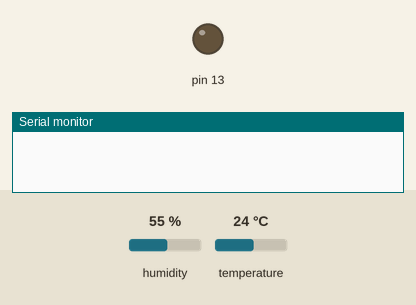
This sketch was run on a simulated Arduino Uno, built with avr-gcc and run on an emulated ATmega328P. Parts: output pins drawn as LEDs (lit = HIGH), the last lines printed to the serial monitor. The inputs (shaded band) are chosen by the test bench; at power-on: humidity 55 %, temperature 24 °C.

Above: at 0.1 s.
At 2.1 s:
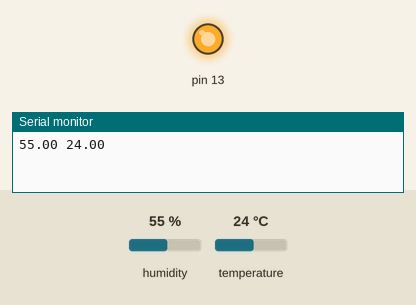
Timing chart, 0 to 3.6 s (numbered marks = the images above):
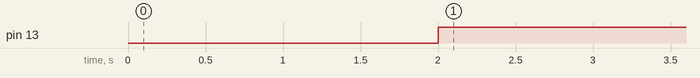

Measured:
- by itself, pin 13: LOW → HIGH at 2.0 s

The sketch:

DHTtester.ino
```cpp
// Example testing sketch for various DHT humidity/temperature sensors
// Written by ladyada, public domain

// REQUIRES the following Arduino libraries:
// - DHT Sensor Library: https://github.com/adafruit/DHT-sensor-library
// - Adafruit Unified Sensor Lib: https://github.com/adafruit/Adafruit_Sensor

#include "DHT.h"

#define DHTPIN 2     // Digital pin connected to the DHT sensor
// Feather HUZZAH ESP8266 note: use pins 3, 4, 5, 12, 13 or 14 --
// Pin 15 can work but DHT must be disconnected during program upload.

// Uncomment whatever type you're using!
//#define DHTTYPE DHT11   // DHT 11
#define DHTTYPE DHT22   // DHT 22  (AM2302), AM2321
//#define DHTTYPE DHT21   // DHT 21 (AM2301)

// Connect pin 1 (on the left) of the sensor to +5V
// NOTE: If using a board with 3.3V logic like an Arduino Due connect pin 1
// to 3.3V instead of 5V!
// Connect pin 2 of the sensor to whatever your DHTPIN is
// Connect pin 3 (on the right) of the sensor to GROUND (if your sensor has 3 pins)
// Connect pin 4 (on the right) of the sensor to GROUND and leave the pin 3 EMPTY (if your sensor has 4 pins)
// Connect a 10K resistor from pin 2 (data) to pin 1 (power) of the sensor

// Initialize DHT sensor.
// Note that older versions of this library took an optional third parameter to
// tweak the timings for faster processors.  This parameter is no longer needed
// as the current DHT reading algorithm adjusts itself to work on faster procs.
DHT dht(DHTPIN, DHTTYPE);

void setup() {
  Serial.begin(9600);
  pinMode(13, OUTPUT);


  dht.begin();
}

void loop() {
  // Wait a few seconds between measurements.
  delay(2000);
  digitalWrite(13,HIGH);
  // Reading temperature or humidity takes about 250 milliseconds!
  // Sensor readings may also be up to 2 seconds 'old' (its a very slow sensor)
  float h = dht.readHumidity();
  // Read temperature as Celsius (the default)
  float t = dht.readTemperature();
  // Read temperature as Fahrenheit (isFahrenheit = true)
  float f = dht.readTemperature(true);

  // Check if any reads failed and exit early (to try again).
  if (isnan(h) || isnan(t) || isnan(f)) {
    Serial.println("Sensor falhou na leitura!");
    return;
  }

  // Compute heat index in Fahrenheit (the default)
  float hif = dht.computeHeatIndex(f, h);
  // Compute heat index in Celsius (isFahreheit = false)
  float hic = dht.computeHeatIndex(t, h, false);

  Serial.println(String(h) + " " + String(t));
}
```
